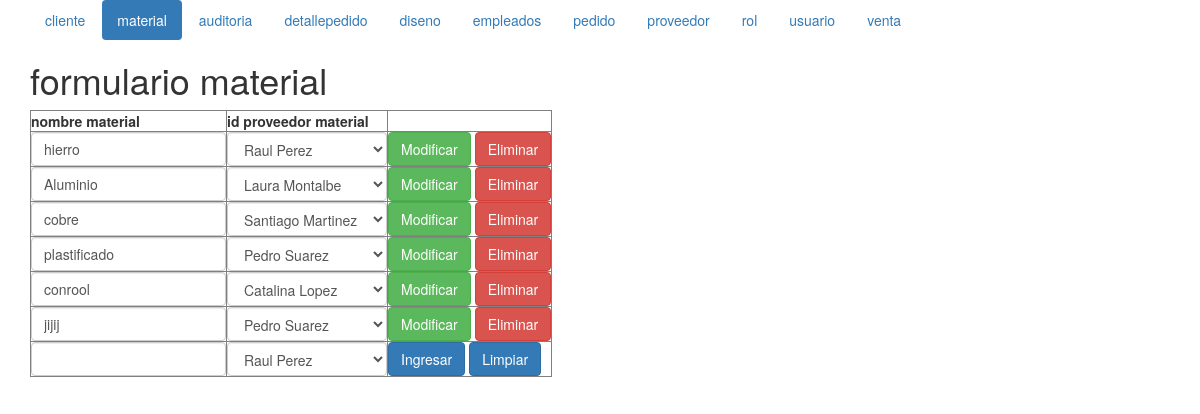
Screenshot of /formulariomaterial.php (signed in) with the database file from the repository.
### tables this page shows
CREATE TABLE `material` (
  `idmaterial` tinyint(4) NOT NULL,
  `nombrematerial` varchar(45) NOT NULL,
  `idproveedormaterial` smallint(4) NOT NULL
);

CREATE TABLE `proveedor` (
  `idproveedor` smallint(4) NOT NULL,
  `nombreproveedor` varchar(60) NOT NULL,
  `celularproveedor` int(13) NOT NULL,
  `direccionproveedor` varchar(60) NOT NULL
);

### material.php (called while the page is built, shortened)
<?php
class material{
    private $_conexion;
    private $_paginacion=10;
    function __construct($conexion,$idmaterial,$nombrematerial,$idproveedormaterial){
        $this->_conexion=$conexion;
    }
function listar($pagina){
    if ($pagina<=0){
        $listado = mysqli_query ($this->_conexion,"SELECT * FROM material ORDER BY idmaterial") or
         die(mysqli_error($this->_conexion));
    } else{
$paginacionmax = $pagina * $this->_paginacion;
$paginacionmin=$paginacionmax - $this->_paginacion;
$listado = mysqli_query($this->_conexion,"SELECT * FROM material ORDER BY idmaterial
LIMIT  $paginacionmin,$paginacionmax");
    }
    return $listado;
}
     function getpermiso($idusuario){
         $permiso=mysqli_query($this->_conexion,"SELECT ".static::class."rol AS elpermiso FROM rol WHERE idrol IN(SELECT idrolusuario FROM usuario WHERE idrolusuario=$idusuario)") or die(mysqli_error($this->_conexion));
        $unregistro=mysqli_fetch_array($permiso);
        return $unregistro["elpermiso"];
    }
}
?>

### proveedor.php (called while the page is built, shortened)
<?php
class proveedor{
    private $_conexion;
    private $_paginacion=10;
    function __construct($conexion,$idproveedor,$nombreproveedor,$celularproveedor,$direccionproveedor){
        $this->_conexion=$conexion;
    }
function listar($pagina){
    if ($pagina<=0){
        $listado = mysqli_query ($this->_conexion,"SELECT * FROM proveedor ORDER BY idproveedor") or
         die(mysqli_error($this->_conexion));
    } else{
$paginacionmax = $pagina * $this->_paginacion;
$paginacionmin=$paginacionmax - $this->_paginacion;
$listado = mysqli_query($this->_conexion,"SELECT * FROM proveedor ORDER BY idproveedor
LIMIT  $paginacionmin,$paginacionmax");
    }
    return $listado;
}
}
?>

### formulariomaterial.php (the view, shortened to what this page needs)
<?php
if (isset($_SESSION['id'])){
    ?>
<!DOCTYPE html>
<html>
    <head>
        <link rel="stylesheet" href="bootstrap.min.css">
    </head>
    <body>
        <div class="container">
        <?php
           include_once("menu.php");
            $pagina = (isset($_GET['pag']))?$_GET['pag']:"1";
        ?>
<header>
<h1> formulario material</h1>
</header>
<table border="1">
<tbody>
<tr>
<th scope="col">nombre material</th>
<th scope="col">id proveedor material</th>
<th scope="col"></th>
</tr>
<?php
$objetoconexion = new conexion();
$conexion = $objetoconexion->conectar();
include_once("../modelo/proveedor.php");
$objetoproveedor = new proveedor($conexion,0,'nombre','celular','direccion');
$listaproveedores = $objetoproveedor->listar(0);
include_once("../modelo/material.php");
$objetomaterial = new material($conexion,0,'nombre','idproveedor');
$listamateriales = $objetomaterial->listar($pagina);
$permiso = $objetomaterial->getpermiso($_SESSION['id']);
if(stripos($permiso,'r')!==false){
while($unregistro = mysqli_fetch_array ($listamateriales)){
    echo '<tr><form id="fmodificarmaterial"'.$unregistro["idmaterial"].' action="../controlador/controladormaterial.php"
    method="post">';
    echo '<td><input type="hidden" name="fidmaterial"  value="'.$unregistro['idmaterial'].'">';
    echo '<input class="form-control" type="text" name="fnombrematerial" value="'.$unregistro['nombrematerial'].'"></td>';
     echo '<td><select name="fidproveedormaterial" class="form-control">';
    while($registroproveedor = mysqli_fetch_array ($listaproveedores)){
        echo '<option value="'.$registroproveedor['idproveedor'].'"';
        if($unregistro['idproveedormaterial']==$registroproveedor['idproveedor']){
             echo " selected ";
        }
       echo '>'.$registroproveedor['nombreproveedor'].'</option>';
    }
     mysqli_data_seek($listaproveedores,0);
     echo "</select></td>";
    echo '<td><button class="btn btn-success" type="submit" name="fenviar" value="modificar">Modificar</button>
    <button class="btn btn-danger" type="submit" name="fenviar" value="eliminar">Eliminar</button></td>';
    echo '</form> </tr>';
}
    }
?>
<tr><form id="fingresarmaterial" action="../controlador/controladormaterial.php" method="post">
<td><input type="hidden" name="fidmaterial" value="0">
    <input class="form-control" type="text" name="fnombrematerial"></td>
    <td><select name="fidproveedormaterial" class="form-control">
    <?php
    while($registroproveedormaterial = mysqli_fetch_array ($listaproveedores)){
        echo '<option value="'.$registroproveedormaterial['idproveedor'].'">'.$registroproveedormaterial['nombreproveedor'].'</option>';
    }
    ?>
</select></td>
<td><button class="btn btn-primary" type="submit" name="fenviar" value="ingresar">Ingresar</button>
<button class="btn btn-primary" type="reset" name="fenviar" value="limpiar">Limpiar</button></td>
</form> </tr>
</tbody>
</table>
        </div>
</body>
</html>
<?php
}else{
    header( "location:../index.php");
     }
?>

### rows the page displays
material: fnombrematerial "hierro", fidproveedormaterial "Raul Perez"
material: fnombrematerial "Aluminio", fidproveedormaterial "Laura Montalbe"
material: fnombrematerial "cobre", fidproveedormaterial "Santiago Martinez"
material: fnombrematerial "plastificado", fidproveedormaterial "Pedro Suarez"
material: fnombrematerial "conrool", fidproveedormaterial "Catalina Lopez"
material: fnombrematerial "jijij", fidproveedormaterial "Pedro Suarez"

### other values shown
form field fidproveedormaterial "Raul Perez"
